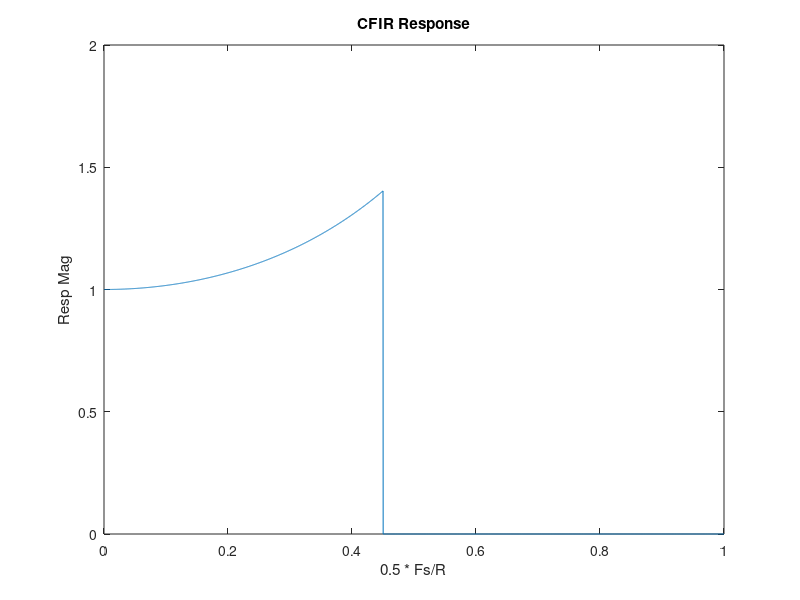
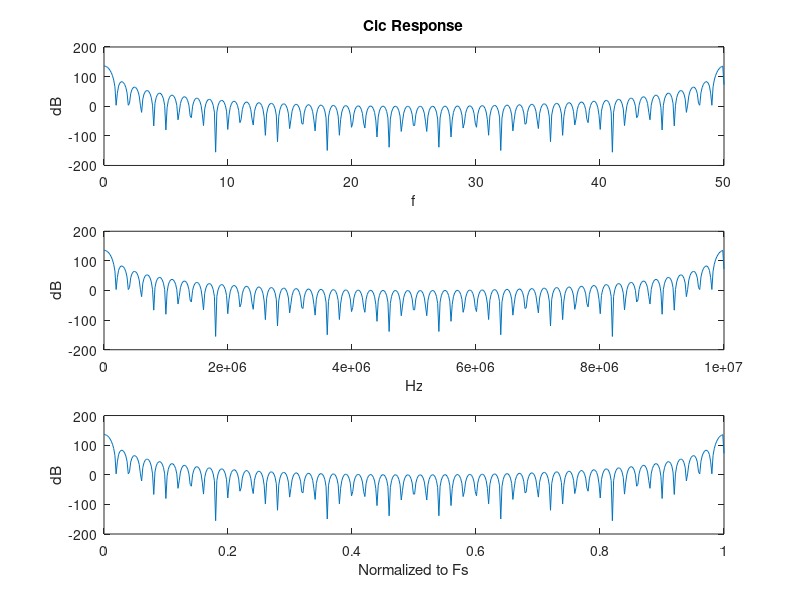
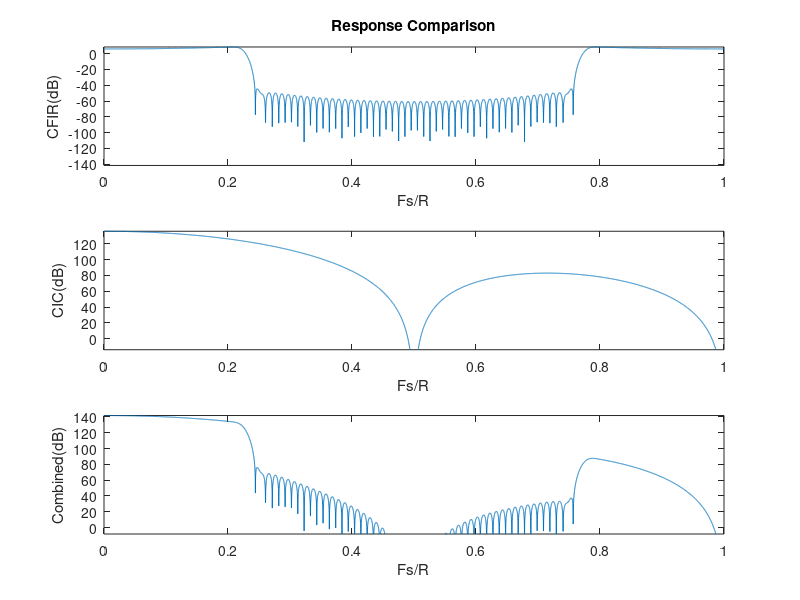
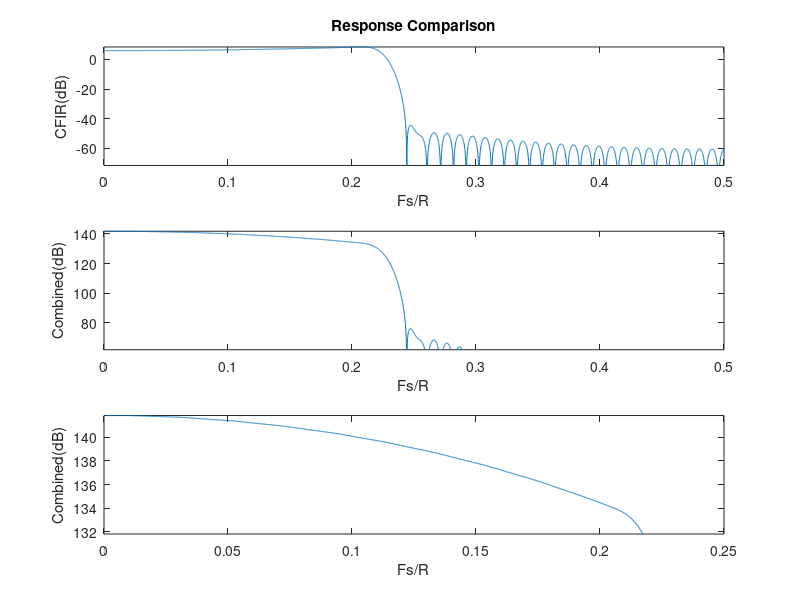

MATLAB code for these plots, in order:
%%%%%%%%%%%%%%%%%%%%%%%%%%%%%%%%%%%%%%%%%%%%%%%%%%%%%%%%%%%%%%%%%%%%%%%%%%%%%%%%
%
% CIC and CFIR calculator based on Altera AN 455 Application Note
%

%%%%%% CIC filter parameters %%%%%%
R  = 50;    %% Decimation factor
M  =  1;    %% Differential delay
N  =  4;    %% Number of stages
B  = 16;    %% Coeffi. Bit-width

Fs =  10e6; %% (High) Sampling freq in Hz before decimation
Fc =  45e3; %% Pass band edge in Hz

%%%%%%% fir2.m parameters %%%%%%
L  = 96;      %% Filter order; must be even
Fo = R*Fc/Fs; %% Normalized Cutoff freq; 0<Fo<=0.5/M;

%%%%%%% CIC Compensator Design using fir2.m %%%%%%
p  = 2e3; %% Granularity
s  = 0.25/p; %% Step size
fp = [0:s:Fo]; %% Pass band frequency samples
fs = (Fo+s):s:0.5; %% Stop band frequency samples
f  = [fp fs]*2; %% Normalized frequency samples; 0<=f<=1
Mp = ones(1,length(fp)); %% Pass band response; Mp(1)=1
Mp(2:end) = abs( M*R*sin(pi*fp(2:end)/R)./sin(pi*M*fp(2:end))).^N;
Mf = [Mp zeros(1,length(fs))];
f(end) = 1;
h = fir2(L,f,Mf); %% Filter length L+1
h = h/max(h); %% Floating point coefficients
hz = round(h*power(2,B-1)-1); %% Fixed point coefficients


%%%%%%%%%%%%%%%%%%%%%%%%%%%%%%%%%%%%%%%%%%%%%%%%%%%%%%%%%%%%%%%%%%%%%%%%%%%%%%%%
%
% Create the Xilinx .coe file
%
fid = fopen( "cfir.coe", "w");
fprintf(fid,";\n");
fprintf(fid,"; CIC Fir compensation filter\n");
fprintf(fid,"; Coefficients generated by Octave\n");
fprintf(fid,"; CIC input sample freq Fs=%d [Hz]\n",Fs);
fprintf(fid,"; CIC rate change        R=%d\n",R);
fprintf(fid,"; CIC diff delay         M=%d\n",M);
fprintf(fid,"; CIC order              N=%d\n",N);
fprintf(fid,"; CFIR cutoff freqency  Fc=%d [Hz]\n",Fc);
fprintf(fid,"; CFIR order             L=%d\n",L);
fprintf(fid,"; CFIR coef bits         B=%d\n",B);
fprintf(fid,";\n");
fprintf(fid,"radix=10;\n");
fprintf(fid,"coefdata=\n");
for i=1:L 
   fprintf(fid,"%d,\n",hz(i));
endfor
fprintf(fid,";\n");
fclose(fid);

%%%%%%%%%%%%%%%%%%%%%%%%%%%%%%%%%%%%%%%%%%%%%%%%%%%%%%%%%%%%%%%%%%%%%%%%%%%%%%%%
%
% Create plot to showed desired compenstation response
%
figure(1)
plot(f,Mf);
xlabel("0.5 * Fs/R");ylabel("Resp Mag");title("CFIR Response");

%%%%%%%%%%%%%%%%%%%%%%%%%%%%%%%%%%%%%%%%%%%%%%%%%%%%%%%%%%%%%%%%%%%%%%%%%%%%%%%%
%
% Create plots for wideband cic response
%
FcicRd = linspace(1e-5,R,512); % 0 to R (denom period)
FcicHz = linspace(1e-5,Fs,512);% Fs    
FcicNm = linspace(1e-5,1,512); % Frd / R
Hcic   = abs( sin( pi*M*FcicRd) ./ sin(pi*FcicRd/R) ) .^N;

figure(2)
subplot ( 3,1,1 );
plot(FcicRd,20*log10(abs(Hcic)))
axis( [0, R, -200, 200 ] );  
xlabel("f");ylabel("dB");title("Cic Response");

subplot ( 3,1,2 );
plot(FcicHz,20*log10(abs(Hcic)));
axis( [0, Fs, -200, 200 ] );  
xlabel("Hz");ylabel("dB");

subplot ( 3,1,3 );
plot(FcicNm,20*log10(abs(Hcic)));
axis( [0, 1.0, -200, 200 ] );  
xlabel("Normalized to Fs");ylabel("dB");

%%%%%%%%%%%%%%%%%%%%%%%%%%%%%%%%%%%%%%%%%%%%%%%%%%%%%%%%%%%%%%%%%%%%%%%%%%%%%%%%
%
% Create plots for aggregate response over 2nd Nyquist
%
[mh,mw]=freqz(h,1,length(f));

mh2 = [mh' fliplr(mh')]';
mh2(end)=mh2(end-1);

mf2 = linspace(1e-3,1.0,length(mh2)); %
mc2 = abs( sin( pi*M*(2*mf2)) ./ sin(pi*(2*mf2)/R) ) .^N;
mt2 = mc2 .* mh2';

figure(3)
subplot ( 3,1,1 );
y=20*log10(abs(mh2));
plot(mf2,y)
axis( [0, 1.0, max(y)-150, max(y) ] );  
xlabel("Fs/R");ylabel("CFIR(dB)");title("Response Comparison");

subplot ( 3,1,2 );
y=20*log10(abs(mc2));
plot(mf2,y);
axis( [0, 1.0, max(y)-150, max(y) ] );  
xlabel("Fs/R");ylabel("CIC(dB)");

subplot ( 3,1,3 );
y=20*log10(abs(mt2));
plot(mf2,y);
axis( [0, 1.0, max(y)-150, max(y) ] );  
xlabel("Fs/R");ylabel("Combined(dB)");

figure(4)
subplot ( 3,1,1 );
y=20*log10(abs(mh2));
plot(mf2,y);
axis( [0, 0.5, max(y)-80, max(y) ] );  
xlabel("Fs/R");ylabel("CFIR(dB)");title("Response Comparison");

subplot ( 3,1,2 );
y=20*log10(abs(mt2));
plot(mf2,y);
axis( [0, 0.5, max(y)-80, max(y) ] );  
xlabel("Fs/R");ylabel("Combined(dB)");

subplot ( 3,1,3 );
plot(mf2,20*log10(abs(mt2)))
axis( [0, 0.25, max(y)-10, max(y) ] );  
xlabel("Fs/R");ylabel("Combined(dB)");
